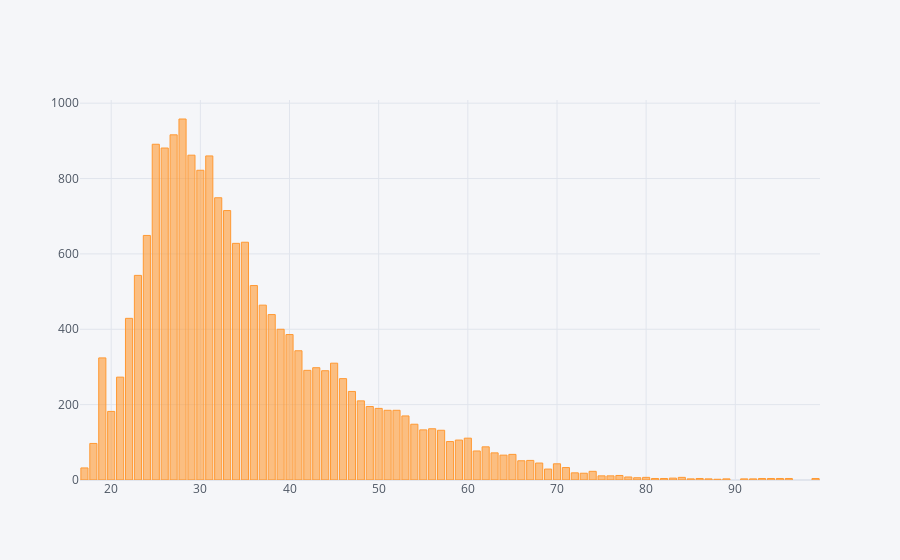

Notebook source saved alongside this figure:
### Code cell
booking_n['age'].value_counts().iplot(kind='bar')

### Figure 1 — Plotly figure (JSON) as saved in the notebook; plotly's stock layout.template omitted (floating-point values rounded to 4 significant figures)
{"data": [{"marker": {"color": "rgba(255, 153, 51, 0.6)", "line": {"color": "rgba(255, 153, 51, 1.0)", "width": 1}}, "name": "age", "orientation": "v", "text": "", "type": "bar", "x": [28, 27, 25, 26, 29, 31, 30, 32, 33, 24, 35, 34, 23, 36, 37, 38, 22, 39, 40, 41, 19, 45, 43, 42, 44, 21, 46, 47, 48, 49, 50, 51, 52, 20, 53, 54, 56, 55, 57, 60, 59, 58, 18, 62, 61, 63, 65, 64, 67, 66, 68, 70, 71, 17, 69, 74, 72, 73, 77, 75, 76, 78, 84, 80, 79, 83, 93, 86, 81, 99, 96, 82, 95, 94, 85, 87, 91, 92, 89, 88], "y": [958, 916, 891, 881, 862, 860, 822, 749, 715, 649, 631, 628, 543, 516, 464, 439, 429, 400, 386, 343, 324, 310, 298, 291, 290, 273, 269, 235, 210, 195, 190, 185, 185, 182, 170, 148, 136, 133, 132, 111, 106, 102, 97, 88, 77, 72, 68, 66, 52, 51, 45, 43, 33, 32, 29, 23, 19, 18, 12, 11, 11, 8, 7, 7, 6, 5, 4, 4, 4, 4, 4, 4, 4, 4, 3, 3, 3, 3, 3, 2]}], "layout": {"legend": {"bgcolor": "#F5F6F9", "font": {"color": "#4D5663"}}, "paper_bgcolor": "#F5F6F9", "plot_bgcolor": "#F5F6F9", "title": {"font": {"color": "#4D5663"}}, "xaxis": {"gridcolor": "#E1E5ED", "showgrid": true, "tickfont": {"color": "#4D5663"}, "title": {"font": {"color": "#4D5663"}, "text": ""}, "zerolinecolor": "#E1E5ED"}, "yaxis": {"gridcolor": "#E1E5ED", "showgrid": true, "tickfont": {"color": "#4D5663"}, "title": {"font": {"color": "#4D5663"}, "text": ""}, "zerolinecolor": "#E1E5ED"}}}
